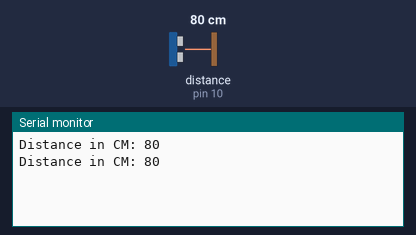
A sketch run on a simulated Arduino Uno, built with avr-gcc and run on an emulated ATmega328P. Shown: the last lines printed to the serial monitor. The inputs (shaded band) are chosen by the test bench; at power-on: distance to the obstacle (sensor on pin 10) 80 cm. The echo pulse lasts 58.3 µs per cm.

Above: at 1.8 s.
1.9 s: distance to the obstacle (sensor on pin 10) set to 2 cm
At 2.8 s:
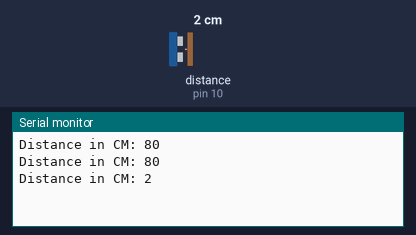
3.4 s: distance to the obstacle (sensor on pin 10) set to 4 cm
At 4.8 s:
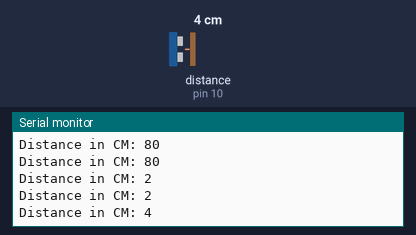
Timing chart, 0 to 6.4 s (numbered marks = the images above; inputs shaded):
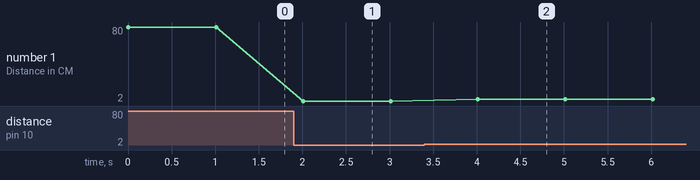

The sketch:

Exemplo_Sensor_Ultrassonico.ino
```cpp
// Inclusão da biblioteca do sensor
// Essa biblioteca não vem por padrão com o arduino e
// precisa ser instalada pelo gerenciador de bibliotecas
#include <Ultrasonic.h>

// Inicializa o objeto do sensor ultrasônico
// Usando as portas 12 e 13 para trigger e echo
Ultrasonic ultrasonic(9, 10);

void setup() {
  // Inicializa a porta Serial
  Serial.begin(9600);
}

void loop() {
  // Lê o valor do sensor
  int distancia = ultrasonic.distanceRead();

  // Escreve o valor da distância no painel Serial
  Serial.print("Distance in CM: ");
  Serial.println(distancia);

  delay(1000);
}
```

Measured:
- after the input at 1.9 s, the serial monitor: prints a new line after 0.11 s (image 1)
- after the input at 3.4 s, the serial monitor: prints a new line after 0.61 s (image 2)
- plotted number 1: 80 → 2 after the input at 1.9 s, 2 → 4 after the input at 3.4 s
